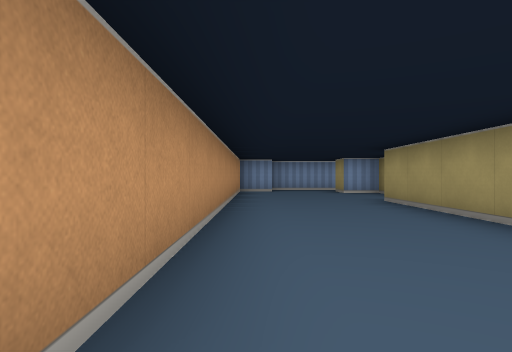
View 1 (above)

13 first-person views from a walk through a cub3D ray-caster map. The camera is about half as high as the walls, looks level and sees 75° across. The floor is counted in squares. Each view is taken from the middle of a square. On the plan, view 1 faces up. The plan holds only what a view shows up to about 9 squares ahead; the rest is blank.

View 2
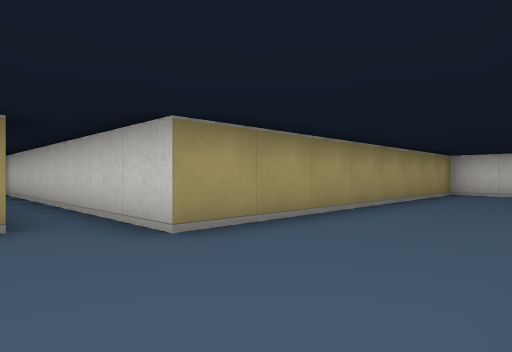

View 3
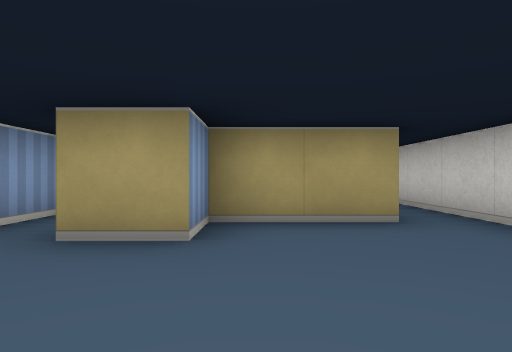

View 4
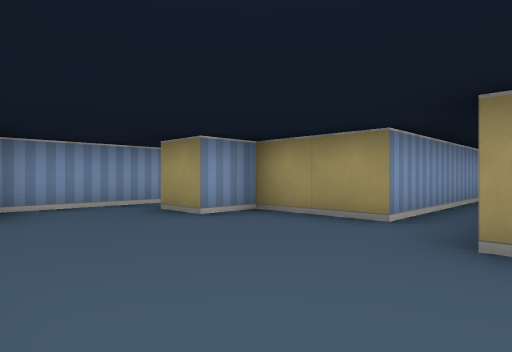

View 5
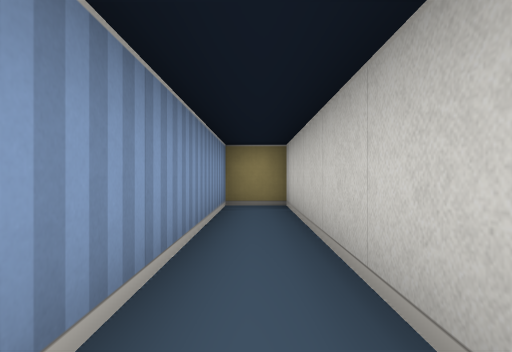

View 6
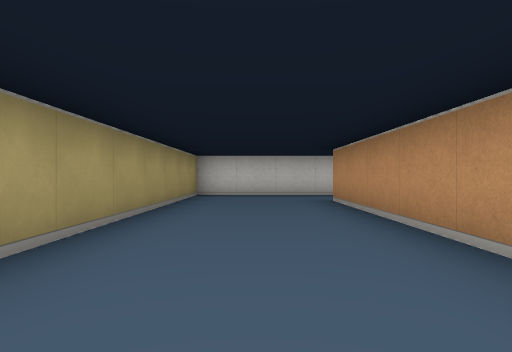

View 7
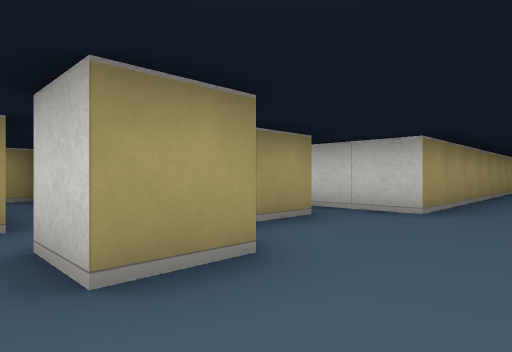

View 8
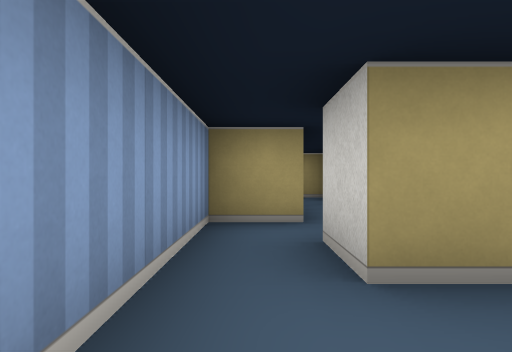

View 9
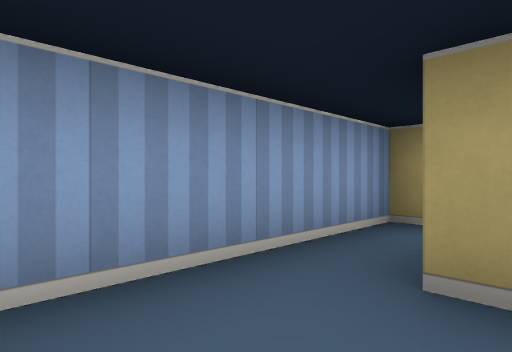

View 10
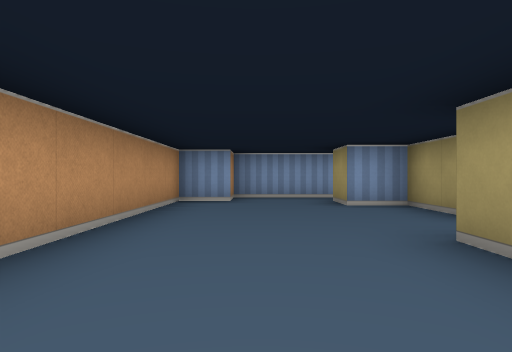

View 11
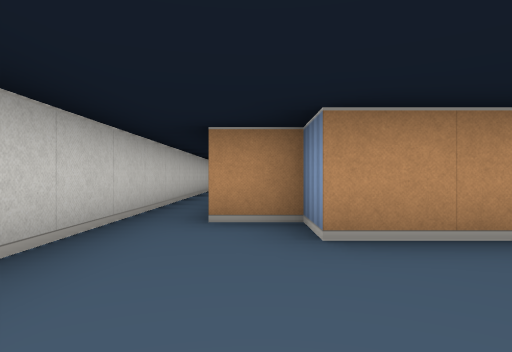

View 12
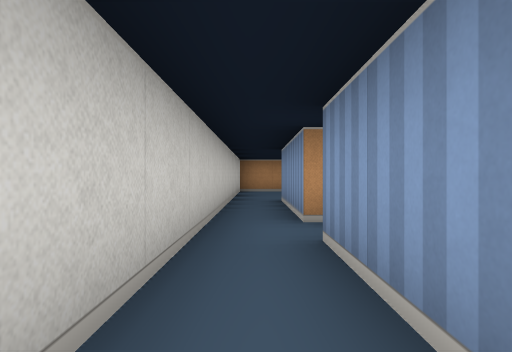

View 13
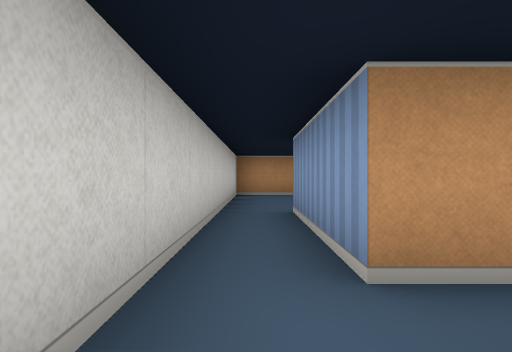

### Floor plan
Points are (right, up) in squares from view 1. A wall is a line through its corners. A room is listed if a view was taken in it or the views show most of it. See-through windows are left out.
Room 1 (views 1, 2, 3, 4, 5, 6, 7, 8, 9, 10, 11)
walls: (-1.5, 0.5) (-1.5, -0.5); (3.5, 11.5) (0.5, 11.5) (0.5, 10.5) (-0.5, 10.5) (-0.5, 0.5); (-0.5, -1.5) (2.5, -1.5) (2.5, 6.5) (10.5, 6.5) (10.5, 7.5) (3.5, 7.5) (3.5, 9.5) (2.5, 9.5) (2.5, 10.5) (3.5, 10.5)
ways out: opening at (0, -1) to room 2; opening at (4, 11)
Room 2 (views 12, 13)
walls: (-5.5, -0.5) (-8.5, -0.5); (-2.6, -0.5) (-4.5, -0.5); (-12.5, 0) (-12.5, -1.5) (-0.5, -1.5); (-0.5, 0.5) (-1.5, 0.5)
ways out: opening at (0, -1) to room 1; opening at (-5, 0)

Positions as (right, up) in squares from view 1, and headings:
1: (0, 0), facing up
2: (0, 8), facing down-right
3: (0, 9), facing right
4: (0, 6), facing up-right
5: (5, 7), facing right
6: (1, 7), facing down
7: (1, 11), facing down-right
8: (1, 11), facing right
9: (1, 10), facing up-right
10: (1, 4), facing up
11: (2, 0), facing left
12: (-2, -1), facing left
13: (-4, -1), facing left
